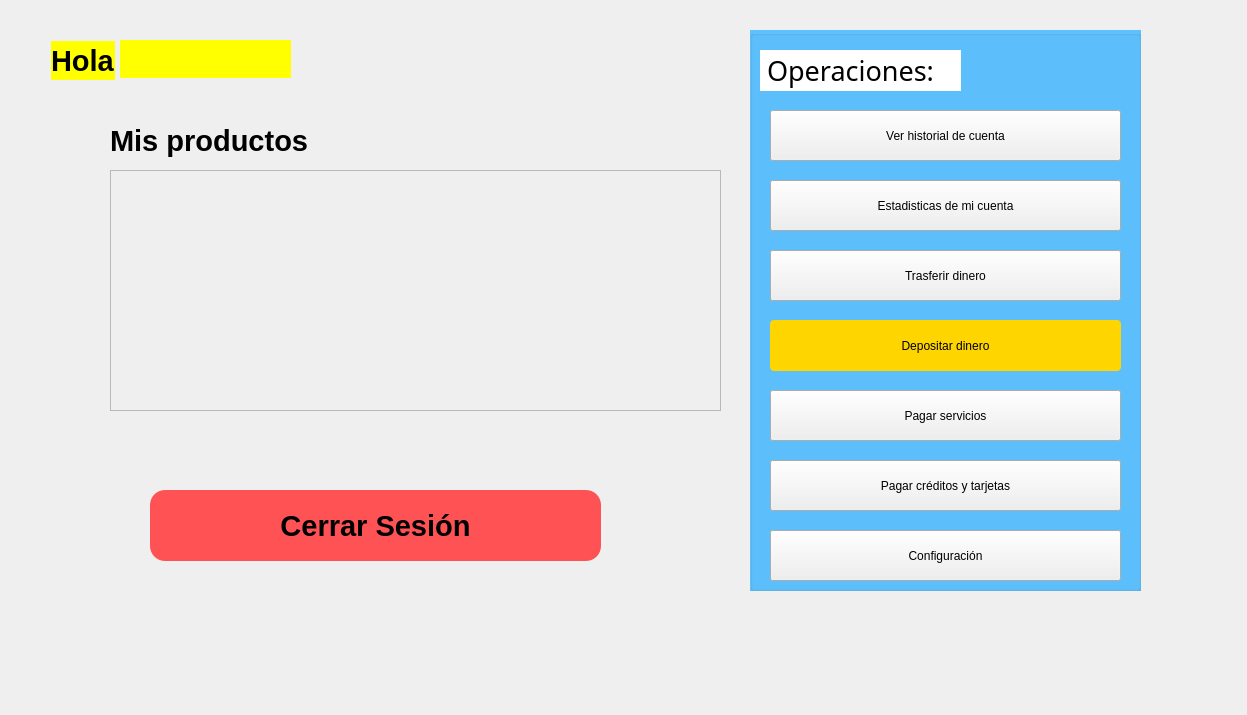
<?xml version="1.0" encoding="UTF-8"?>
<ui version="4.0">
 <class>Perfil</class>
 <widget class="QDialog" name="Perfil">
  <property name="geometry">
   <rect>
    <x>0</x>
    <y>0</y>
    <width>1247</width>
    <height>715</height>
   </rect>
  </property>
  <property name="windowTitle">
   <string>Dialog</string>
  </property>
  <widget class="QLabel" name="label_saludo">
   <property name="geometry">
    <rect>
     <x>51</x>
     <y>41</y>
     <width>64</width>
     <height>39</height>
    </rect>
   </property>
   <property name="font">
    <font>
     <pointsize>22</pointsize>
     <bold>true</bold>
    </font>
   </property>
   <property name="styleSheet">
    <string notr="true">#label_saludo{
background-color:yellow;
}</string>
   </property>
   <property name="text">
    <string>Hola</string>
   </property>
  </widget>
  <widget class="QScrollArea" name="scrollArea">
   <property name="geometry">
    <rect>
     <x>110</x>
     <y>170</y>
     <width>611</width>
     <height>241</height>
    </rect>
   </property>
   <property name="widgetResizable">
    <bool>true</bool>
   </property>
   <widget class="QWidget" name="scrollAreaWidgetContents">
    <property name="geometry">
     <rect>
      <x>0</x>
      <y>0</y>
      <width>609</width>
      <height>239</height>
     </rect>
    </property>
   </widget>
  </widget>
  <widget class="QPushButton" name="btnMenu">
   <property name="geometry">
    <rect>
     <x>150</x>
     <y>490</y>
     <width>451</width>
     <height>71</height>
    </rect>
   </property>
   <property name="font">
    <font>
     <pointsize>22</pointsize>
     <bold>true</bold>
    </font>
   </property>
   <property name="styleSheet">
    <string notr="true">#btnMenu{
border-radius:15px;
background-color: rgb(255, 82, 85)}</string>
   </property>
   <property name="text">
    <string>Cerrar Sesión</string>
   </property>
  </widget>
  <widget class="QGroupBox" name="groupBox">
   <property name="geometry">
    <rect>
     <x>750</x>
     <y>30</y>
     <width>391</width>
     <height>561</height>
    </rect>
   </property>
   <property name="styleSheet">
    <string notr="true">#groupBox{
background-color: rgb(93, 193, 255);
}</string>
   </property>
   <property name="title">
    <string/>
   </property>
   <widget class="QLabel" name="label_2">
    <property name="geometry">
     <rect>
      <x>10</x>
      <y>20</y>
      <width>201</width>
      <height>41</height>
     </rect>
    </property>
    <property name="font">
     <font>
      <family>Segoe MDL2 Assets</family>
      <pointsize>20</pointsize>
     </font>
    </property>
    <property name="styleSheet">
     <string notr="true">#label_2{
background-color:white;
border-radius: 14x;
}</string>
    </property>
    <property name="text">
     <string> Operaciones:</string>
    </property>
   </widget>
   <widget class="QPushButton" name="pushButton">
    <property name="geometry">
     <rect>
      <x>20</x>
      <y>80</y>
      <width>351</width>
      <height>51</height>
     </rect>
    </property>
    <property name="text">
     <string>Ver historial de cuenta</string>
    </property>
   </widget>
   <widget class="QPushButton" name="pushButton_2">
    <property name="geometry">
     <rect>
      <x>20</x>
      <y>150</y>
      <width>351</width>
      <height>51</height>
     </rect>
    </property>
    <property name="text">
     <string>Estadisticas de mi cuenta</string>
    </property>
   </widget>
   <widget class="QPushButton" name="pushButton_4">
    <property name="geometry">
     <rect>
      <x>20</x>
      <y>220</y>
      <width>351</width>
      <height>51</height>
     </rect>
    </property>
    <property name="text">
     <string>Trasferir dinero</string>
    </property>
   </widget>
   <widget class="QPushButton" name="pushButton_5">
    <property name="geometry">
     <rect>
      <x>20</x>
      <y>360</y>
      <width>351</width>
      <height>51</height>
     </rect>
    </property>
    <property name="text">
     <string>Pagar servicios</string>
    </property>
   </widget>
   <widget class="QPushButton" name="pushButton_6">
    <property name="geometry">
     <rect>
      <x>20</x>
      <y>430</y>
      <width>351</width>
      <height>51</height>
     </rect>
    </property>
    <property name="text">
     <string>Pagar créditos y tarjetas</string>
    </property>
   </widget>
   <widget class="QPushButton" name="pushButton_3">
    <property name="geometry">
     <rect>
      <x>20</x>
      <y>500</y>
      <width>351</width>
      <height>51</height>
     </rect>
    </property>
    <property name="text">
     <string>Configuración</string>
    </property>
   </widget>
   <widget class="QPushButton" name="pushButton_7">
    <property name="geometry">
     <rect>
      <x>20</x>
      <y>290</y>
      <width>351</width>
      <height>51</height>
     </rect>
    </property>
    <property name="styleSheet">
     <string notr="true">#pushButton_7{
background-color: rgb(255, 213, 0);
border-radius:4px;
}</string>
    </property>
    <property name="text">
     <string>Depositar dinero</string>
    </property>
   </widget>
  </widget>
  <widget class="QLabel" name="label_3">
   <property name="geometry">
    <rect>
     <x>110</x>
     <y>120</y>
     <width>201</width>
     <height>41</height>
    </rect>
   </property>
   <property name="font">
    <font>
     <pointsize>22</pointsize>
     <bold>true</bold>
    </font>
   </property>
   <property name="text">
    <string>Mis productos</string>
   </property>
  </widget>
  <widget class="QLabel" name="nombre">
   <property name="geometry">
    <rect>
     <x>120</x>
     <y>40</y>
     <width>171</width>
     <height>38</height>
    </rect>
   </property>
   <property name="font">
    <font>
     <pointsize>22</pointsize>
     <bold>true</bold>
    </font>
   </property>
   <property name="styleSheet">
    <string notr="true">#nombre{
color: black;
background-color:yellow;
}</string>
   </property>
   <property name="text">
    <string/>
   </property>
  </widget>
 </widget>
 <resources/>
 <connections/>
</ui>
